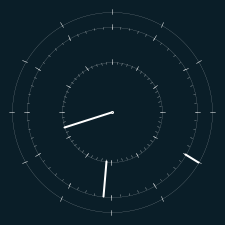
Frame 1 (no input)
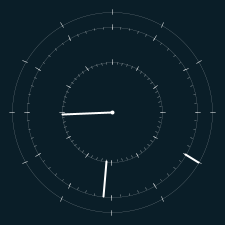
Frame 60 (the mouse pressed at the canvas centre just before this capture)
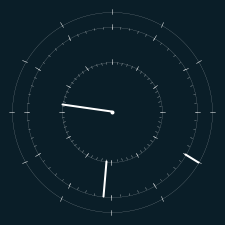
Frame 120 (the mouse held since frame 60 and released just before this capture)

The Processing sketch that drew these frames (run headless with seeded random() and noise(); from frame 60 on, the mouse is pressed at the canvas centre):

// Processing sketch: processing_57717
// ── processing_57717.pde

//24 - 360
//x  - y
float angle = 0;
int segundoanterior = 0;
float increment = 0;

void setup() {
    size(225, 225);
    smooth();
    noFill();
    
    frameRate(30);
}

void draw() {
    background(10, 30, 40);
    stroke(255);
    ellipse(width/2, height/2, 2, 2);
    
    strokeWeight(0.5);
    for(int i = 0; i < 12; i++) {
        angle = i * 360 / 12;
        drawHandle(48, 53);
        drawHandle(83, 88);
        drawHandle(98, 103);
    }
    strokeWeight(0.3);
    for(int i = 0; i < 60; i++) {
        angle = i * 360 / 60;
        drawHandle(48, 50);
        drawHandle(83, 85);
    }
    strokeWeight(0.1);
    ellipse(width/2, height/2, 100, 100);
    ellipse(width/2, height/2, 170, 170);
    ellipse(width/2, height/2, 200, 200);
    
    strokeWeight(2);
    if(second() != segundoanterior) {
        increment = 0;
        segundoanterior = second();
    }
    angle = (second() + increment) * 360 / 60;
    drawHandle(1, 50);
    angle = minute() * 360 / 60;
    drawHandle(50, 85);
    angle = hour() * 360 / 12;
    drawHandle(85, 100);
    increment += 0.033;
}

void drawHandle(int inside, int outside) {
    float xin  = width/2  + sin(radians(-angle - 180)) * inside;
    float yin  = height/2 + cos(radians(-angle - 180)) * inside;
    float xout = width/2  + sin(radians(-angle - 180)) * outside;
    float yout = height/2 + cos(radians(-angle - 180)) * outside;
    
    line(xin, yin, xout, yout);
}
